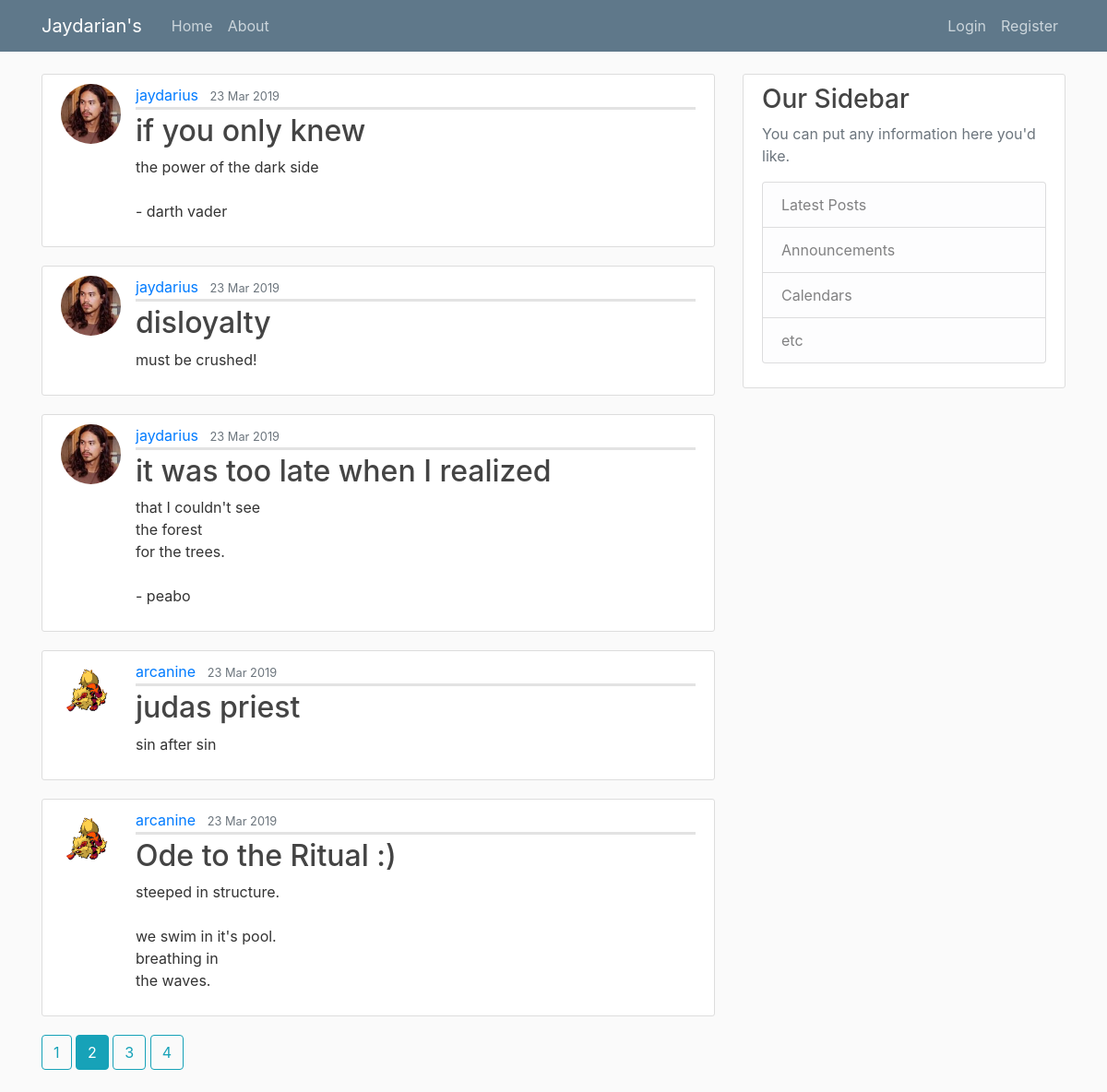
The page /home?page=2 on the database its author committed.
### jay_site/models.py (models this page shows, shortened)
class Post(db.Model):
    id = db.Column(db.Integer, primary_key=True)
    title = db.Column(db.String(100), nullable=False)
    date_posted = db.Column(db.DateTime, nullable=False, default=datetime.utcnow)
    content = db.Column(db.Text, nullable=False)
    user_id = db.Column(db.Integer, db.ForeignKey('user.id'), nullable=False)

class User(db.Model, UserMixin):
    id = db.Column(db.Integer, primary_key=True)
    username = db.Column(db.String(20), unique=True, nullable=False)
    email = db.Column(db.String(120), unique=True, nullable=False)
    image_file = db.Column(db.String(20), nullable=False, default='default.jpg')
    password = db.Column(db.String(60), nullable=False)
    posts = db.relationship('Post', backref='author', lazy=True)

### jay_site/main/routes.py (the view)
@main.route("/")
@main.route("/home")
def home():  # AKA view function
    page = request.args.get('page', 1, type=int)  # by default, add a query parameter to this route. It's default value is 1
    posts = Post.query.order_by(Post.date_posted.desc()).paginate(page=page, per_page=5)
    return render_template('home.html', posts=posts)

### jay_site/templates/home.html
{% extends "layout.html" %}
{% block content %}
    {% for post in posts.items %}
        <article class="media content-section">
          <img class="rounded-circle article-img" src="{{ url_for('static', filename='profile_pics/' + post.author.image_file) }}">
          <div class="media-body">
            <div class="article-metadata">
              <a class="mr-2" href="{{ url_for('users.user_posts', username=post.author.username) }}">{{ post.author.username }}</a>
              <small class="text-muted">{{ post.date_posted.strftime('%d %b %Y') }}</small>
            </div>
            <h2><a class="article-title" href="{{ url_for('posts.post', post_id=post.id) }}">{{ post.title }}</a></h2>
            <p class="article-content">{{ post.content }}</p>
          </div>
        </article>
    {% endfor %}
    {% for page_num in posts.iter_pages(left_edge=1, right_edge=1, left_current=1, right_current=2) %}
        {% if page_num %}
            {% if posts.page == page_num %}
              <a class="btn btn-info mb-4" href="{{ url_for('main.home', page=page_num) }}">{{ page_num }}</a>
            {% else %}
              <a class="btn btn-outline-info mb-4" href="{{ url_for('main.home', page=page_num) }}">{{ page_num }}</a>
            {% endif %}
        {% else %}
        ...
        {% endif %}
    {% endfor %}
{% endblock content %}

### jay_site/static/main.css (style rules this page uses)
body { background: #fafafa; color: #333333; margin-top: 5rem; }
h1, h2, h3, h4, h5, h6 { color: #444444; }
.content-section { background: #ffffff; padding: 10px 20px; border: 1px solid #dddddd; border-radius: 3px; margin-bottom: 20px; }
.article-title { color: #444444; }
.article-content { white-space: pre-line; }
.article-img { height: 65px; width: 65px; margin-right: 16px; }
.article-metadata { padding-bottom: 1px; margin-bottom: 4px; border-bottom: 3px solid #e3e3e3 }

### rows shown on the page
Post: image_file (picture), author.username "jaydarius", date_posted "23 Mar 2019", title "if you only knew", content "the power of the dark side - darth vader"
Post: image_file (picture), author.username "jaydarius", date_posted "23 Mar 2019", title "disloyalty", content "must be crushed!"
Post: image_file (picture), author.username "jaydarius", date_posted "23 Mar 2019", title "it was too late when I realized", content "that I couldn't see the forest for the trees. - peabo"
Post: image_file (picture), author.username "arcanine", date_posted "23 Mar 2019", title "judas priest", content "sin after sin"
Post: image_file (picture), author.username "arcanine", date_posted "23 Mar 2019", title "Ode to the Ritual :)", content "steeped in structure. we swim in it's pool. breathing in the waves."

### other values the page prints
{{ page_num }} "1" "3" "4"
{{ page_num }} "2"
